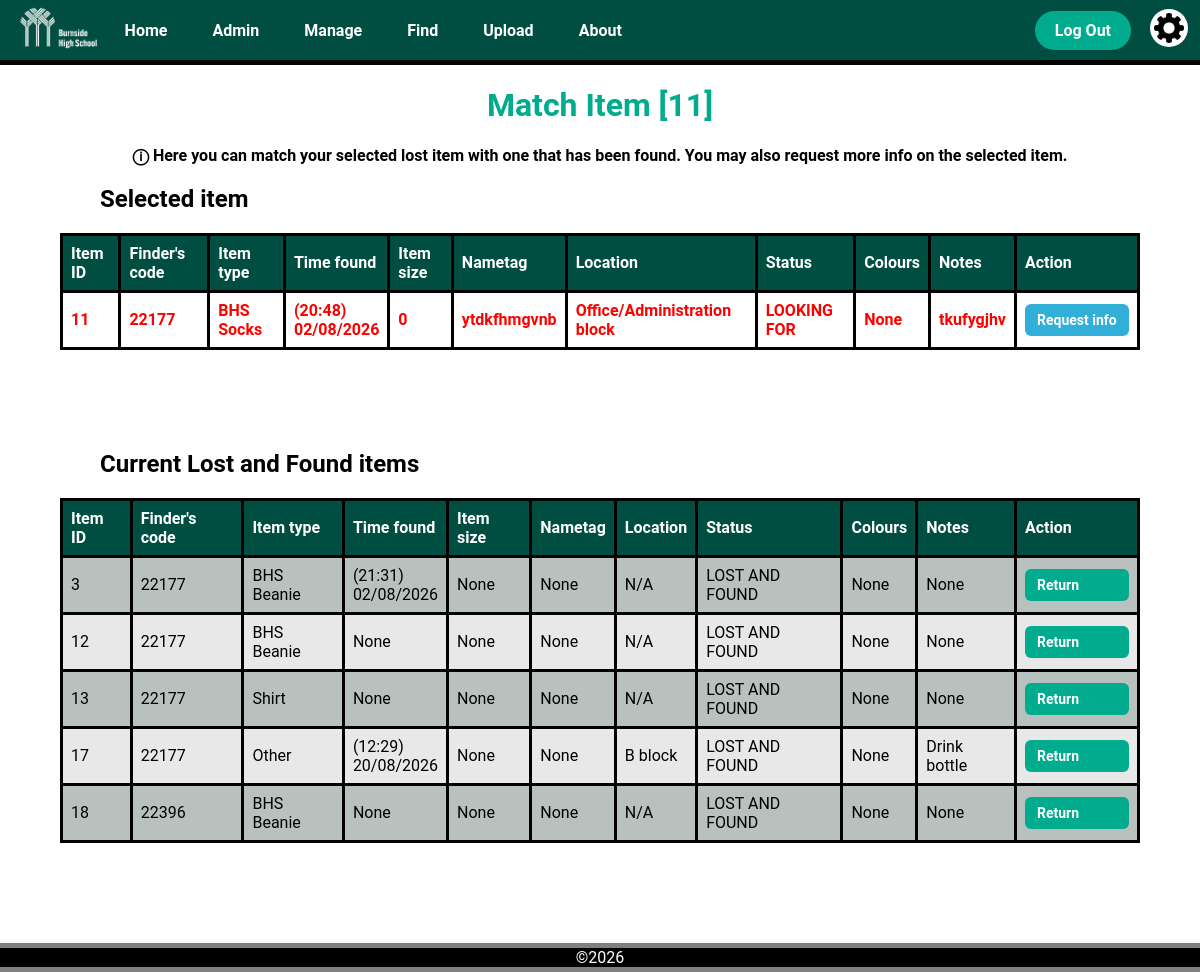
/item/11/match (signed in), run on the app's committed database.
### app.py (models this page shows)
class LostItem(db.Model):
    __tablename__ = 'lost_item'
    item_id = db.Column(db.Integer, primary_key=True)
    finder_id = db.Column(db.String(6), db.ForeignKey('user.user_id'))
    item_type = db.Column(db.String(50))
    time_found = db.Column(db.String(50))
    size = db.Column(db.String(50))
    nametag = db.Column(db.String(50))
    location = db.Column(db.String(50))
    status = db.Column(db.String(50))
    notes = db.Column(db.String(50))
    colours = db.relationship('Colour', secondary='lostitem_colour', backref='lost_items')

### app.py (the view)
@app.route('/item/<int:item_id>/match', methods=['POST', 'GET'])
@login_required
def match(item_id):
    if current_user.clearance > 1:   # Clearance check, Admins only
        return render_template('error.html',
                               title='Access Forbidden',
                               error_title='Forbidden',
                               error_message='You do not have permission to access this page')
    current_item = LostItem.query.filter_by(item_id=item_id).first_or_404()
    if current_item.status != 'LOOKING FOR':
        abort(404)
    lost_and_found_items = LostItem.query.filter_by(status='LOST AND FOUND').all()
    return render_template('match.html',
                           title='Match',
                           current_item=current_item,
                           lost_and_found_items=lost_and_found_items,
                           item_id=item_id)

### app.py (called while the page is built)
@login_manager.user_loader
def load_user(user_id):
    return User.query.get(int(user_id))

@app.context_processor
def inject_variables():
    return dict(show_footer=True,
                logged_in=current_user.is_authenticated,
                current_user_clearance=session.get('clearance'),
                min_time="2026-01-01T00:00",
                current_time=datetime.now().strftime("%Y-%m-%dT%H:%M")
                )

@app.before_request
def before_request():
    if request.endpoint in ['logout', 'static']:
        return
    if current_user.is_authenticated is True and current_user.clearance == 3:
        return render_template("error.html",
                               title="Forbidden",
                               error_title="Your account has been disabled",
                               error_message="Please contact an administrator")

### templates/match.html (shortened to what this page needs)
{% extends "layout.html" %}
{% block content %}
<h1 class="title">
    Match Item [{{current_item.item_id}}]
</h1>
<div class="info_text">
  <p>ⓘ Here you can match your selected lost item with one that has been found. You may also request more info on the selected item.</p>
</div>
<table class="item_info_table">
    <h2 class="sub_heading">Selected item</h2>
    <tr>
      <th class="item_info_header">Item ID</th>
      <th class="item_info_header">Finder's code</th>
      <th class="item_info_header">Item type</th>
      <th class="item_info_header">Time found</th>
      <th class="item_info_header">Item size</th>
      <th class="item_info_header">Nametag</th>
      <th class="item_info_header">Location</th>
      <th class="item_info_header">Status</th>
      <th class="item_info_header">Colours</th>
      <th class="item_info_header">Notes</th>
      <th class="item_info_header">Action</th>
    </tr>
    <tr class="item_info_row" style="background-color: white; color: red; font-weight: bold;">
      <td>{{current_item.item_id}}</td>
      <td>{{current_item.finder_id}}</td>
      <td>{{current_item.item_type}}</td>
      <td>
        {% if current_item.time_found is not none %}
          ({{ current_item.time_found[11:16] }})<br>{{ current_item.time_found[8:10] }}/{{ current_item.time_found[5:7] }}/{{ current_item.time_found[0:4] }}
        {% else %}
          {{current_item.time_found}}
        {% endif %}
      </td>
      <td>{{current_item.size}}</td>
      <td>{{current_item.nametag}}</td>
      <td>{{current_item.location}}</td>
      <td>{{current_item.status}}</td>
      <td>
        {% if colour_names %}
            {% for colour in colour_names %}
              {{ colour }},
            {% endfor %}
        {% else %}
          None
        {% endif %}
      </td>
      <td>{{current_item.notes}}</td>
      <td class="edit_item_button">
        <a class="edit_button" href="/request_info/{{current_item.item_id}}">Request info</a>
      </td>
    </tr>
</table>
<table class="item_info_table">
  <h2 class="sub_heading">Current Lost and Found items</h2>
    <tr>
      <th class="item_info_header">Item ID</th>
      <th class="item_info_header">Finder's code</th>
      <th class="item_info_header">Item type</th>
      <th class="item_info_header">Time found</th>
      <th class="item_info_header">Item size</th>
      <th class="item_info_header">Nametag</th>
      <th class="item_info_header">Location</th>
      <th class="item_info_header">Status</th>
      <th class="item_info_header">Colours</th>
      <th class="item_info_header">Notes</th>
      <th class="item_info_header">Action</th>
    </tr>
    {% for item in lost_and_found_items %}
    <tr class="item_info_row">
      <td>{{item.item_id}}</td>
      <td>{{item.finder_id}}</td>
      <td>{{item.item_type}}</td>
      <td>
        {% if item.time_found is not none %}
          ({{ item.time_found[11:16] }})<br>{{ item.time_found[8:10] }}/{{ item.time_found[5:7] }}/{{ item.time_found[0:4] }}
        {% else %}
          {{item.time_found}}
        {% endif %}
      </td>
      <td>{{item.size}}</td>
      <td>{{item.nametag}}</td>
      <td>{{item.location}}</td>
      <td>{{item.status}}</td>
            <td>
        {% if item.colour_names %}
            {% for colour in item.colour_names %}
              {{ colour }},
            {% endfor %}
        {% else %}
          None
        {% endif %}
      </td>
      <td>{{item.notes}}</td>
      <td class="edit_item_button">
        <a class="match_button" href="/return_item/{{item_id}}/{{item.item_id}}">Return</a>
      </td>
    </tr>
    {% endfor %}
</table>
{% endblock %}

### static/css/style.css (style rules this page uses)
body { background-color: white; font-family: "Roboto", sans-serif; margin: 0; padding: 0; color: black; min-height: 100vh; display: flex; flex-direction: column; }
.title { text-align: center; color: var(--bhs_turquoise); }
:root { --bhs_dark_green: #004e42; --dark-emerald: #0b6e4fff; --bhs_turquoise: #00ab8e; --soft-fawn: #ddb771ff; --transition-time: 0.3s; }
.edit_item_button { text-align: center; vertical-align: middle; padding: 10px; }
.edit_item_button a { display: inline-block; width: 80px; padding: 8px 12px; margin: 3px 0; border-radius: 6px; text-decoration: none; font-size: 14px; font-weight: 600; transition: 0.2s ease; }
.match_button { background-color: var(--bhs_turquoise); color: white; }
.edit_button { background-color: rgb(49, 175, 217); color: white; }
.info_text { text-align: center; }
.info_text p { text-align: center; font-weight: bold; }
.sub_heading { text-align: left; color: black; margin-left: 100px; }
.item_info_table { border-collapse: collapse; width: 90%; margin: 0 auto 100px auto; text-align: left; color: black; border: 3px solid black; }
.item_info_table th { border: 3px solid black; text-align: left; padding: 8px; color: white; }
.item_info_table td { border: 3px solid black; text-align: left; padding: 8px; }
.item_info_header { background-color: var(--bhs_dark_green); }
.item_info_row:nth-child(odd) { background-color: rgb(233, 232, 232); }
.item_info_row:nth-child(even) { background-color: rgb(184, 193, 189); }

### data on the page
LostItem: item_id "11", finder_id "22177", item_type "BHS Socks", time_found "20:48", time_found "02", time_found "08", time_found "2026", size "0", nametag "ytdkfhmgvnb", location "Office/Administration block", status "LOOKING FOR", notes "tkufygjhv"
LostItem: item_id "3", finder_id "22177", item_type "BHS Beanie", time_found "21:31", time_found "02", time_found "08", time_found "2026", size "None", nametag "None", location "N/A", status "LOST AND FOUND", notes "None"
LostItem: item_id "12", finder_id "22177", item_type "BHS Beanie", time_found "None", size "None", nametag "None", location "N/A", status "LOST AND FOUND", notes "None"
LostItem: item_id "13", finder_id "22177", item_type "Shirt", time_found "None", size "None", nametag "None", location "N/A", status "LOST AND FOUND", notes "None"
LostItem: item_id "17", finder_id "22177", item_type "Other", time_found "12:29", time_found "20", time_found "08", time_found "2026", size "None", nametag "None", location "B block", status "LOST AND FOUND", notes "Drink bottle"
LostItem: item_id "18", finder_id "22396", item_type "BHS Beanie", time_found "None", size "None", nametag "None", location "N/A", status "LOST AND FOUND", notes "None"
